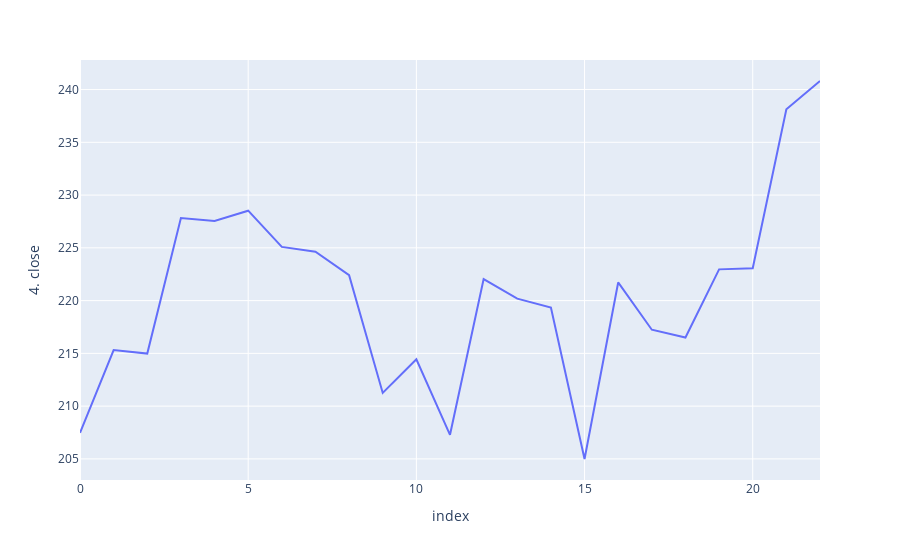

Here is the notebook cell this chart was saved with:
### Code cell
px.line(last30 , x=last30.index , y='4. close')

### Figure 1 — Plotly figure (JSON) as saved in the notebook; plotly's stock layout.template omitted (floating-point values rounded to 4 significant figures)
{"data": [{"hovertemplate": "index=%{x}<br>4. close=%{y}<extra></extra>", "legendgroup": "", "line": {"color": "#636efa", "dash": "solid"}, "marker": {"symbol": "circle"}, "mode": "lines", "name": "", "orientation": "v", "showlegend": false, "type": "scatter", "x": [0, 1, 2, 3, 4, 5, 6, 7, 8, 9, 10, 11, 12, 13, 14, 15, 16, 17, 18, 19, 20, 21, 22], "xaxis": "x", "y": [207.5, 215.3, 215.0, 227.8, 227.5, 228.5, 225.1, 224.6, 222.4, 211.2, 214.4, 207.3, 222.0, 220.2, 219.3, 205.0, 221.7, 217.2, 216.5, 223.0, 223.1, 238.1, 240.8], "yaxis": "y"}], "layout": {"legend": {"tracegroupgap": 0}, "margin": {"t": 60}, "xaxis": {"anchor": "y", "domain": [0, 1], "title": {"text": "index"}}, "yaxis": {"anchor": "x", "domain": [0, 1], "title": {"text": "4. close"}}}}
